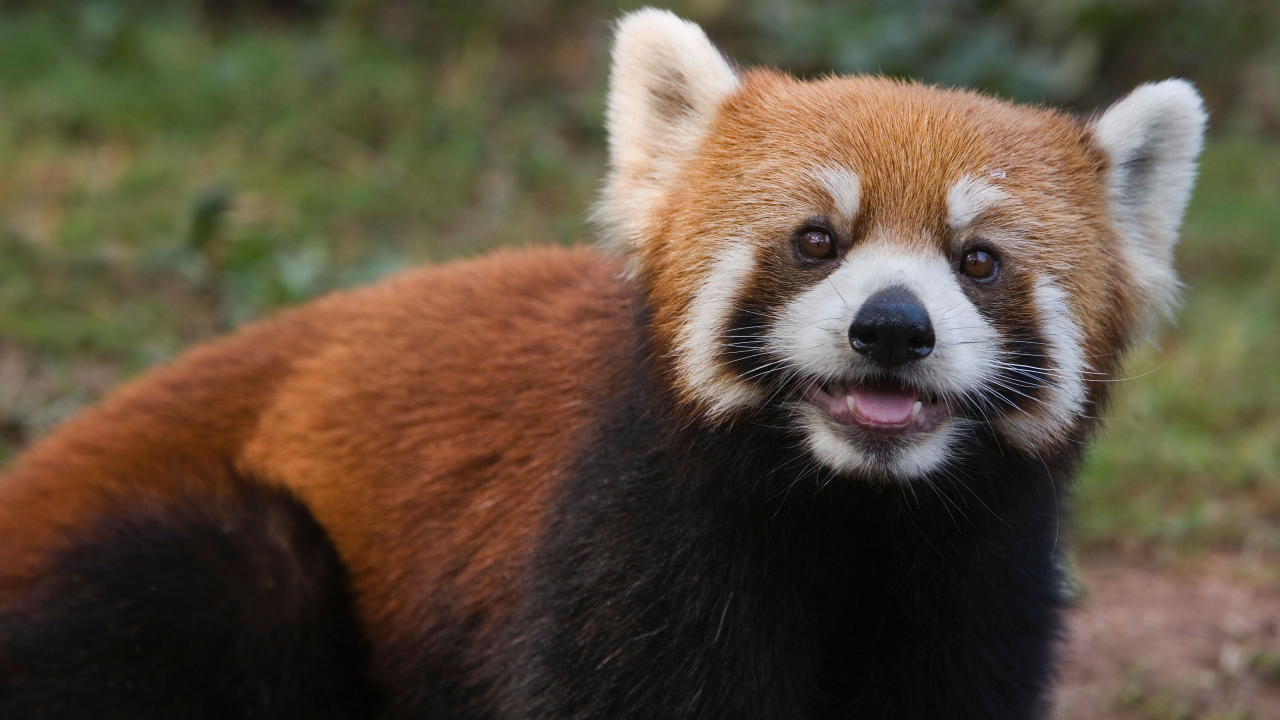
#> input picture openCV/bear.jpg, 3840 x 2160 px, found by its file name (shown at 1/3 size)
$ python Image_read.py
#> lines starting #> are read from the running program, lines starting #| are printed output that depends on the picture
import os
import numpy as np
import cv2

#read image
# image_path = os.path.join('.', 'data', 'bear.jpg')

valu1 = cv2.imread('.\openCV/bear.jpg')
#> valu1 is the input picture: shape (2160, 3840, 3); mean B, G, R 62.6, 80.2, 93.9
# print(val)
valu1 = cv2.resize(valu1,(500,500))
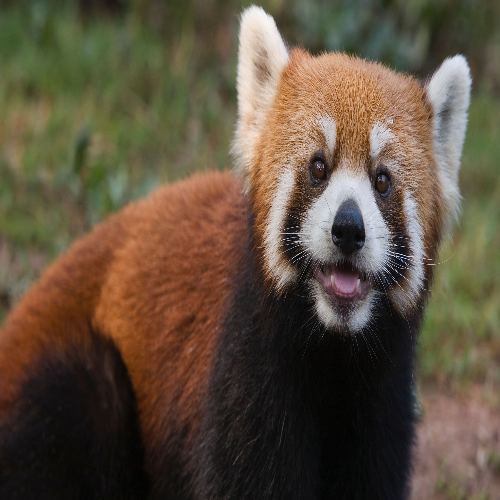
#> valu1: shape (500, 500, 3); mean B, G, R 62.6, 80.1, 93.8

valu2 = cv2.imread('.\openCV/tree.jpg')
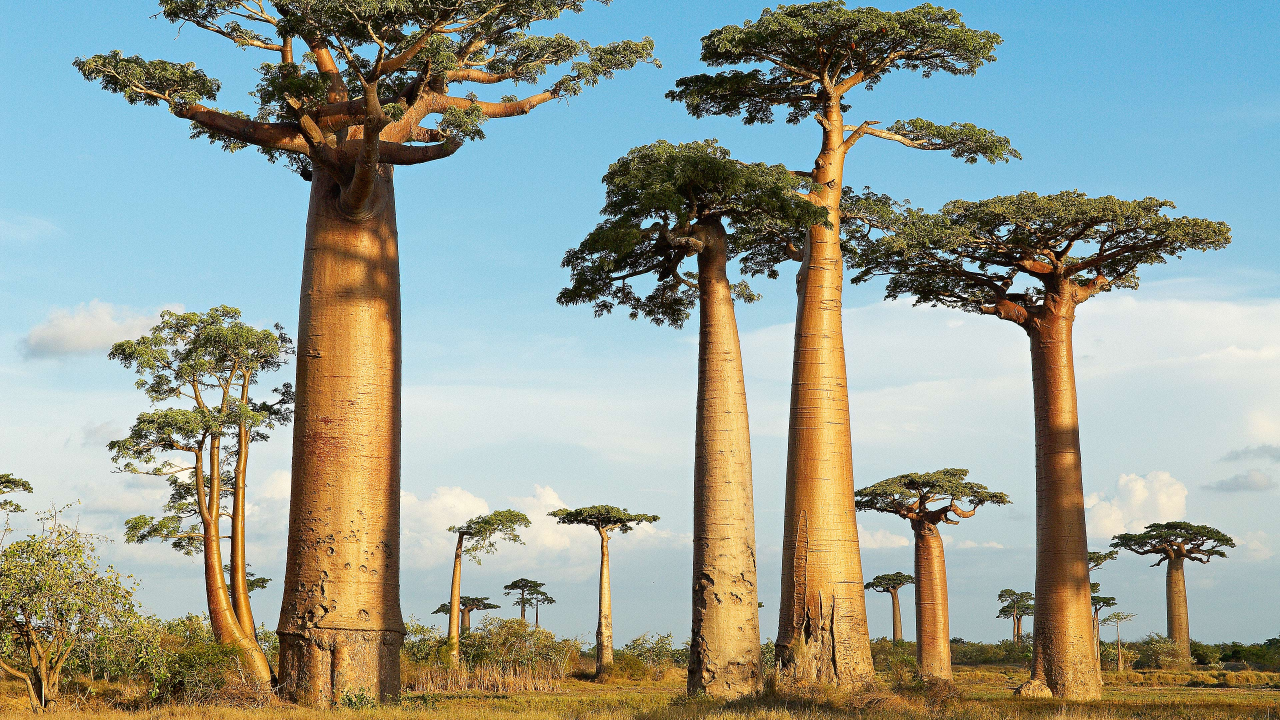
#> input picture openCV/tree.jpg, 3840 x 2160 px, found by its file name (shown at 1/3 size)
#> valu2 is the input picture: shape (2160, 3840, 3); mean B, G, R 146.5, 158, 150.5
resized2 = cv2.resize(valu2,(500,500))
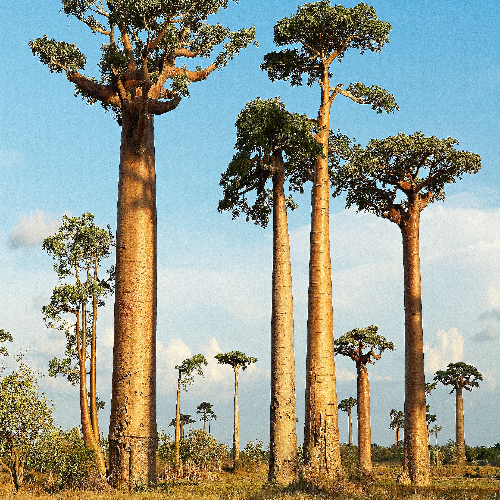
#> resized2: shape (500, 500, 3); mean B, G, R 146.3, 157.8, 150.3

hor = np.hstack((valu1,resized2))
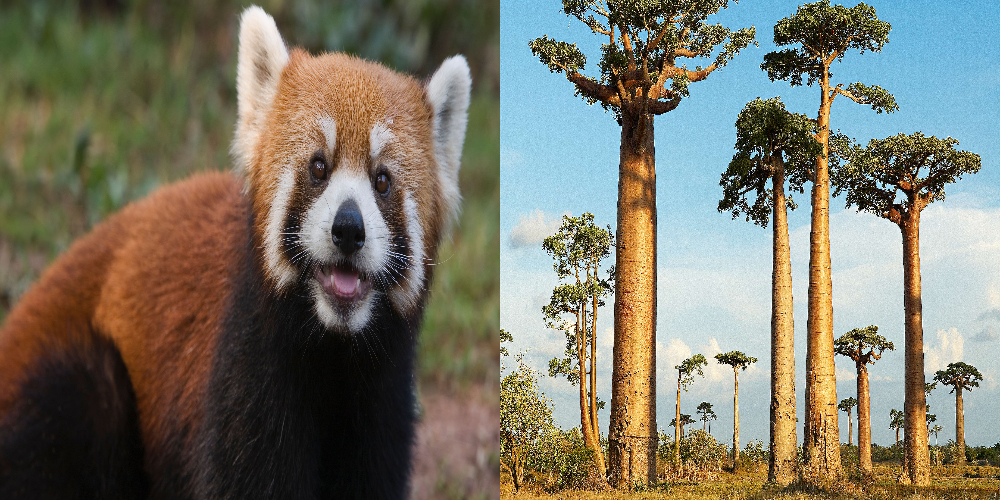
#> hor: shape (500, 1000, 3); mean B, G, R 104.4, 119, 122.1
ver = np.vstack((valu1,resized2))
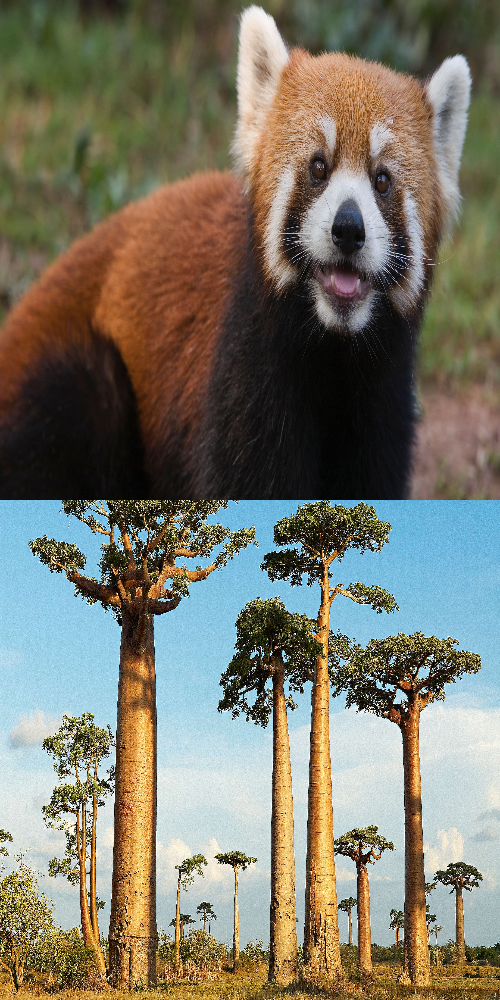
#> ver: shape (1000, 500, 3); mean B, G, R 104.4, 119, 122.1
# [13 lines of commented-out code are left out]
cv2.imshow("resized_image",valu1)
cv2.imshow("vertical_image",ver)
cv2.imshow("horizontal_image",hor)
cv2.waitKey(0)

cv2.destroyAllWindows()
